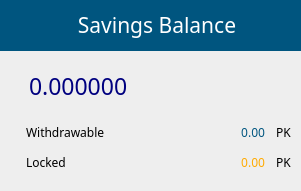
     <widget class="QGroupBox" name="depositsBox">
      <property name="geometry">
       <rect>
        <x>510</x>
        <y>130</y>
        <width>301</width>
        <height>191</height>
       </rect>
      </property>
      <property name="styleSheet">
       <string notr="true">padding: 3px; border: 0px; 
background-color: rgb(238, 238, 238);
color: rgb(0, 0, 0);
font-family: Poppins;</string>
      </property>
      <property name="title">
       <string/>
      </property>
      <widget class="QLabel" name="m_depositsTitle">
       <property name="geometry">
        <rect>
         <x>0</x>
         <y>0</y>
         <width>311</width>
         <height>51</height>
        </rect>
       </property>
       <property name="font">
        <font>
         <family>Poppins</family>
         <pointsize>-1</pointsize>
        </font>
       </property>
       <property name="styleSheet">
        <string notr="true">color: rgb(255, 255, 255);
background-color: rgb(0, 85, 127);
font-size: 13px;
font-family: Poppins;</string>
       </property>
       <property name="text">
        <string>&lt;html&gt;&lt;head/&gt;&lt;body&gt;&lt;p align=&quot;center&quot;&gt;&lt;span style=&quot; font-size:16pt;&quot;&gt;Savings Balance&lt;/span&gt;&lt;/p&gt;&lt;/body&gt;&lt;/html&gt;</string>
       </property>
      </widget>
      <widget class="QLabel" name="m_lockedDepositTitle">
       <property name="geometry">
        <rect>
         <x>20</x>
         <y>150</y>
         <width>101</width>
         <height>25</height>
        </rect>
       </property>
       <property name="font">
        <font>
         <family>Poppins</family>
         <pointsize>-1</pointsize>
        </font>
       </property>
       <property name="styleSheet">
        <string notr="true">color: rgb(0, 0, 0);
background: transparent;
font-family: Poppins;
font-size: 12px;</string>
       </property>
       <property name="text">
        <string>Locked</string>
       </property>
      </widget>
      <widget class="QLabel" name="m_tickerLabel4">
       <property name="geometry">
        <rect>
         <x>270</x>
         <y>120</y>
         <width>31</width>
         <height>24</height>
        </rect>
       </property>
       <property name="font">
        <font>
         <family>Poppins</family>
         <pointsize>-1</pointsize>
        </font>
       </property>
       <property name="styleSheet">
        <string notr="true">color: rgb(0, 0, 0);
background: transparent;
font-family: Poppins;
font-size: 12px;</string>
       </property>
       <property name="text">
        <string notr="true">PK</string>
       </property>
      </widget>
      <widget class="QLabel" name="m_unlockedDepositLabel">
       <property name="geometry">
        <rect>
         <x>110</x>
         <y>120</y>
         <width>161</width>
         <height>25</height>
        </rect>
       </property>
       <property name="font">
        <font>
         <family>Poppins</family>
         <pointsize>-1</pointsize>
        </font>
       </property>
       <property name="styleSheet">
        <string notr="true">color: rgb(0, 85, 127);
background: transparent;
font-family: Poppins;
font-size: 12px;</string>
       </property>
       <property name="text">
        <string notr="true">0.00</string>
       </property>
       <property name="alignment">
        <set>Qt::AlignRight|Qt::AlignTrailing|Qt::AlignVCenter</set>
       </property>
      </widget>
      <widget class="QLabel" name="m_depositsUnlockedTitle">
       <property name="geometry">
        <rect>
         <x>20</x>
         <y>120</y>
         <width>91</width>
         <height>25</height>
        </rect>
       </property>
       <property name="font">
        <font>
         <family>Poppins</family>
         <pointsize>-1</pointsize>
        </font>
       </property>
       <property name="styleSheet">
        <string notr="true">color: rgb(0, 0, 0);
background: transparent;
font-family: Poppins;
font-size: 12px;</string>
       </property>
       <property name="text">
        <string>Withdrawable</string>
       </property>
      </widget>
      <widget class="QLabel" name="m_lockedDepositLabel">
       <property name="geometry">
        <rect>
         <x>110</x>
         <y>150</y>
         <width>161</width>
         <height>25</height>
        </rect>
       </property>
       <property name="font">
        <font>
         <family>Poppins</family>
         <pointsize>-1</pointsize>
        </font>
       </property>
       <property name="styleSheet">
        <string notr="true">color: rgb(255, 170, 0);
background: transparent;
font-family: Poppins;
font-size: 12px;</string>
       </property>
       <property name="text">
        <string notr="true">0.00</string>
       </property>
       <property name="alignment">
        <set>Qt::AlignRight|Qt::AlignTrailing|Qt::AlignVCenter</set>
       </property>
      </widget>
      <widget class="QLabel" name="m_tickerLabel5">
       <property name="geometry">
        <rect>
         <x>270</x>
         <y>150</y>
         <width>31</width>
         <height>24</height>
        </rect>
       </property>
       <property name="font">
        <font>
         <family>Poppins</family>
         <pointsize>-1</pointsize>
        </font>
       </property>
       <property name="styleSheet">
        <string notr="true">color: rgb(0, 0, 0);
background: transparent;
font-family: Poppins;
font-size: 12px;</string>
       </property>
       <property name="text">
        <string notr="true">PK</string>
       </property>
      </widget>
      <widget class="QLabel" name="m_totalDepositLabel">
       <property name="geometry">
        <rect>
         <x>20</x>
         <y>60</y>
         <width>291</width>
         <height>51</height>
        </rect>
       </property>
       <property name="minimumSize">
        <size>
         <width>0</width>
         <height>0</height>
        </size>
       </property>
       <property name="font">
        <font>
         <family>Poppins</family>
         <pointsize>-1</pointsize>
        </font>
       </property>
       <property name="styleSheet">
        <string notr="true">color: rgb(0, 0, 127);
background: transparent;
font-family: Poppins;
font-size: 23px;</string>
       </property>
       <property name="text">
        <string notr="true">0.000000</string>
       </property>
       <property name="alignment">
        <set>Qt::AlignLeading|Qt::AlignLeft|Qt::AlignVCenter</set>
       </property>
      </widget>
     </widget>
